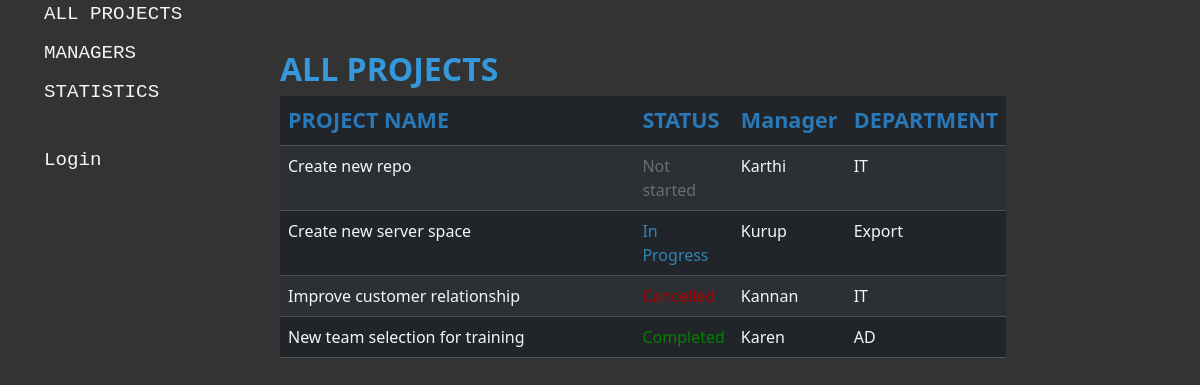
The page / on the database its author committed.
### projectmanagement_app/models.py (models this page shows, shortened)
class Project(models.Model):
    name = models.CharField(max_length=100, unique=True)
    description = models.TextField(null=True, blank=True)
    manager = models.ForeignKey(ProjectManager, on_delete=models.PROTECT, null=True)
    PROJECT_STATUS = (
        ('NS', 'Not started'),
        ('IP', 'In Progress'),
        ('CO', 'Completed'),
        ('CA', 'Cancelled'),
    )
    status = models.CharField(
        max_length=2,
        choices=PROJECT_STATUS,
        default='NS',
    )

class ProjectManager(models.Model):
    name = models.CharField(max_length=100)
    department = models.CharField(max_length=100)
    def __str__(self):
        return self.name

### projectmanagement_app/views.py (the view)
# urls.py: path("", views.ProjectListView.as_view(), name="index"),
class ProjectListView(ListView):
    model = Project
    paginate_by = 7

### projectmanagement_app/templates/projectmanagement_app/project_list.html (shortened to what this page needs)
{% extends "base.html" %}
{% block content %}
    {% if project_list %}
        <h4>ALL PROJECTS</h4>
        <table class="table table-striped table-dark"
               style="width:80%;
                      margin-bottom:35px">
            <thead>
                <tr>
                    <th scope="col">PROJECT NAME</th>
                    <th scope="col">STATUS</th>
                    <th scope="col">Manager</th>
                    <th scope="col">DEPARTMENT</th>
                </tr>
            </thead>
            <tbody>
                {% for project in project_list %}
                    <tr>
                        <td style="width: 50%">
                            <a href="{% url "task-list" project.id %}">{{ project.name }}</a>
                        </td>
                        <td {% if project.status == 'NS' %} style="color:#6c6a75;" {% elif project.status == 'IP' %} style="color:#3183b6;" {% elif project.status == 'CO' %} style="color:green;" {% elif project.status == 'CA' %} style="color:#B20000;" {% endif %}>
                            {{ project.get_status_display }}
                        </td>
                        <td>{{ project.manager }}</td>
                        <td>{{ project.manager.department }}</td>
                    </tr>
                {% endfor %}
            </tbody>
        </table>
    {% else %}
        <p>There are no projects.</p>
    {% endif %}
{% endblock %}

### projectmanagement_app/templates/base.html (shortened to what this page needs)
<!DOCTYPE html>
<html lang="en" data-bs-theme="dark">
    <head>
        {% load static %}
        <link href="https://cdn.jsdelivr.net/npm/bootstrap@5.3.1/dist/css/bootstrap.min.css"
              rel="stylesheet"
>
        <link rel="stylesheet" href="{% static 'css/styles.css' %}">
    </head>
    <body>
        <div class="container-fluid" style="height: 70vw;">
            <div class="row h-100">
                <div class="col-sm-2 sidebar">
                    {% block sidebar %}
                        <div class="borderless">
                            <ul>
                                <li style="padding-bottom:10px;">
                                    <a href="{% url 'index' %}" class="text-decoration-none">ALL PROJECTS</a>
                                </li>
                                <li style="padding-bottom:10px;">
                                    <a href="{% url 'projectmanager-list' %}" class="text-decoration-none">MANAGERS</a>
                                </li>
                                <li style="padding-bottom:40px;">
                                    <a href="{% url 'statistics' %}" class="text-decoration-none">STATISTICS</a>
                                </li>
                                {% if user.is_authenticated %}
                                    <li class="dropdown">
                                        <a href="#"
                                           class="nav-link dropdown-toggle  text-truncate"
                                           id="dropdown"
                                           data-bs-toggle="dropdown"
                                           aria-expanded="false">
                                            <i class="fs-5 bi-bootstrap"></i><span class="ms-1 d-none d-sm-inline">{{ user }}</span>
                                        </a>
                                        <ul class="dropdown-menu text-small shadow" aria-labelledby="{{ user }}">
                                            <li>
                                                <a href="{% url 'logout' %}?next={{ request.path }}">Logout</a>
                                            </li>
                                            <li>
                                                <hr class="dropdown-divider">
                                            </li>
                                            <li>
                                                <a href="{% url 'password_change' %}">Change password</a>
                                            </li>
                                        </ul>
                                    </li>
                                {% else %}
                                    <li>
                                        <a href="{% url 'login' %}?next={{ request.path }}">Login</a>
                                    </li>
                                {% endif %}
                            </ul>
                        </div>
                    {% endblock %}
                </div>
                <div class="col-sm" style="padding-left: 80px; padding-top: 50px;">
                    <div>
                        {% block content %}{% endblock %}
                    </div>
                </div>
            </div>
        </div>
    </body>
</html>

### projectmanagement_app/static/css/styles.css (style rules this page uses)
body { background-color: #333333; }
.table th { font-size: larger; color: #2979b9; }
h4 { color: #3498db; font-weight: bold; font-size: xx-large; }
ul { list-style-type: none; }
.sidebar a,.d-sm-inline, .d-sm-inline a { font-size: larger; font-family: 'Courier New', Courier, monospace; color: whitesmoke; text-decoration: none; padding-top:20px; padding-bottom: 20px ; }
.table thead { font-size: large; }
.table a , .table td { font-size: medium; color: whitesmoke; text-decoration: none; }

### rows shown on the page
Project: name "Create new repo", status "Not started", manager "Karthi", manager.department "IT"
Project: name "Create new server space", status "In Progress", manager "Kurup", manager.department "Export"
Project: name "Improve customer relationship", manager "Kannan", manager.department "IT"
Project: name "New team selection for training", status "Completed", manager "Karen", manager.department "AD"
